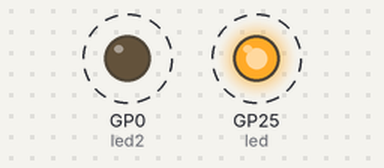
The program below on a simulated Raspberry Pi Pico running MicroPython. Parts: output pins drawn as LEDs (lit = HIGH). Dashed ring = blinking. The clock reads 2024-03-15 10:24:30 at power-on unless the program sets it; what the program prints to the serial console is not drawn.

Above: at 0.06 s.
Timing chart, 0 to 3.0 s (numbered marks = the images above):
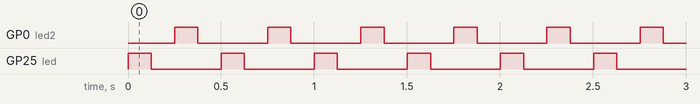

The program:

mytest.py
```python
from machine import Pin
from utime import sleep_ms, localtime

led = Pin(25, Pin.OUT)
led2 = Pin(0, Pin.OUT)


def print_time():
    time = localtime()[3:6]
    print("{}:{}:{}".format(time[0], time[1], time[2]))


def blink(*leds, freq=1):
    for led in leds:
        led.on()
        sleep_ms(1000 // freq // 2)
        led.off()
        sleep_ms(1000 // freq // 2)
        print_time()


while True:
    blink(led, led2, freq=4)
```

Measured:
- by itself, GP0 (led2), GP25 (led): alternates HIGH for 0.13 s and LOW for 0.38 s
